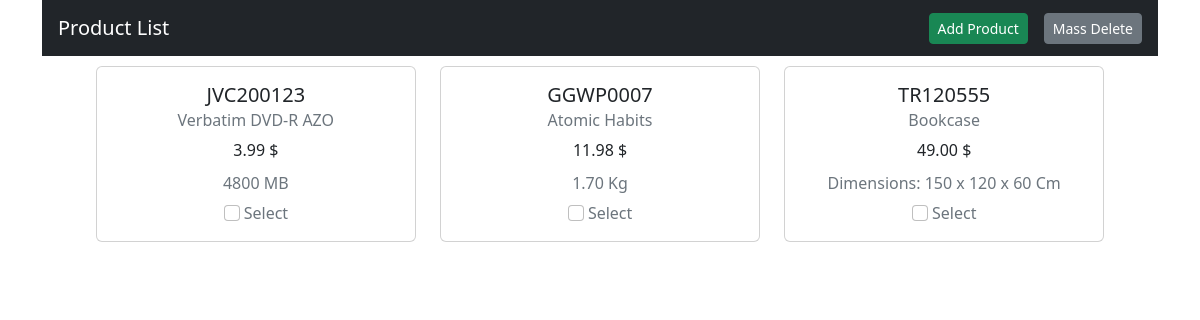
The page / on the database its author committed.
### tables this page shows
CREATE TABLE IF NOT EXISTS dvds (
  product_id INT NOT NULL,
  size INT,
  FOREIGN KEY (product_id) REFERENCES products (product_id)
  ON DELETE CASCADE
);

CREATE TABLE IF NOT EXISTS products (
  product_id INT AUTO_INCREMENT,
  sku VARCHAR(9) NOT NULL,
  name VARCHAR(128) NOT NULL,
  price DECIMAL(10, 2) NOT NULL,
  type INT,
  PRIMARY KEY (product_id)
);

CREATE TABLE IF NOT EXISTS books (
  product_id INT NOT NULL,
  weight DECIMAL(5, 2),
  FOREIGN KEY (product_id) REFERENCES products (product_id)
  ON DELETE CASCADE
);

CREATE TABLE IF NOT EXISTS furnitures (
  product_id INT NOT NULL,
  height INT,
  width INT,
  length INT,
  FOREIGN KEY (product_id) REFERENCES products (product_id)
  ON DELETE CASCADE
);

### cards.php (the view, shortened to what this page needs)
<?php
$get_data = $con->query("SELECT products.product_id, sku, name, price, size,
                        weight, height, width, length FROM products
                        LEFT JOIN dvds ON products.product_id = dvds.product_id
                        LEFT JOIN books ON products.product_id = books.product_id
                        LEFT JOIN furnitures ON products.product_id = furnitures.product_id
                        ORDER BY products.product_id");
$row = mysqli_num_rows($get_data);
if ($row > 0) {
  while ($row = mysqli_fetch_assoc($get_data)) {
?>
    <div class="card" style="width: 20rem;">
      <div class="card-body">
          <div class="text-center">
            <h5 class="card-title"><?php echo $row['sku'];?></h5>
            <h6 class="card-subtitle mb-2 text-muted"><?php echo $row['name'];?></h6>
            <p class="card-text"><?php echo $row['price'];?> $</p>
            <?php if (!empty($row['size'])) { ?> <h6 class="card-subtitle mb-2 text-muted"><?php echo $row['size'];?> MB <?php }?></h6>
            <?php if (!empty($row['weight'])) { ?> <h6 class="card-subtitle mb-2 text-muted"><?php echo $row['weight'];?> Kg <?php }?></h6>
            <?php if (!empty($row['height']) || (!empty($row['width']) || (!empty($row['length']))))
                      { ?> <h6 class="card-subtitle mb-2 text-muted">Dimensions: <?php echo $row['height'];?> x
                                                                                <?php echo $row['width'];?> x
                                                                                <?php echo $row['length'];?> Cm
                      <?php }?></h6>
            <input class="form-check-input" form='delete_form' name="delete_form[]" type="checkbox" value="<?php echo $row['product_id'];?>" id="delete_form">
           <label class="form-check-label text-muted" for="defaultCheck1">Select</label>
          </div>
        </div>
      </div>
<?php
}
}
?>
</div>

### index.php (shortened to what this page needs)
<!DOCTYPE html>
<html lang="en">
<head>
  <link rel="stylesheet" href="https://cdnjs.cloudflare.com/ajax/libs/bootstrap/5.2.3/css/bootstrap.min.css" />
  <link href="style.css" type="text/css" rel="stylesheet" />
</head>
<body>
<div class="container">
<?php
require_once('product_list_header.php');
require_once('delete.php');
require_once('cards.php');
?>
</body>
</html>

### product_list_header.php (shortened to what this page needs)
<nav class="navbar navbar-expand-lg navbar-dark bg-dark px-3">
  <a class="navbar-brand" href="index.php">Product List</a>
  <div class="collapse navbar-collapse" id="collapseNavbar">
    <ul class="navbar-nav ms-auto mt-2 mt-lg-0">
      <li class="nav-item">
        <a href="addproduct.php" class="btn btn-success btn-sm">Add Product</a>
      </li>
      <li class="nav-item">
      <form method="post" id="delete_form">
        <button type="submit" name="delete-product-btn" id="delete-product-btn" class="btn btn-secondary btn-sm ms-3">Mass Delete</button>
      </li>
    </ul>
  </div>
</nav>

### style.css (style rules this page uses)
body { text-align: center; }
.card { display: inline-block; margin: 10px; }

### rows shown on the page
dvds: product_id.sku "JVC200123", product_id.name "Verbatim DVD-R AZO", product_id.price "3.99", size "4800"
books: product_id.sku "GGWP0007", product_id.name "Atomic Habits", product_id.price "11.98", weight "1.70"
furnitures: product_id.sku "TR120555", product_id.name "Bookcase", product_id.price "49.00", height "150", width "120", length "60"
